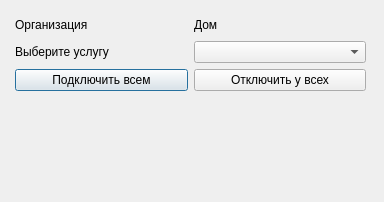
<?xml version="1.0" encoding="UTF-8"?>
<ui version="4.0">
 <class>MassOperations</class>
 <widget class="QDialog" name="MassOperations">
  <property name="geometry">
   <rect>
    <x>0</x>
    <y>0</y>
    <width>384</width>
    <height>202</height>
   </rect>
  </property>
  <property name="windowTitle">
   <string>Dialog</string>
  </property>
  <widget class="QWidget" name="verticalLayoutWidget">
   <property name="geometry">
    <rect>
     <x>10</x>
     <y>10</y>
     <width>361</width>
     <height>181</height>
    </rect>
   </property>
   <layout class="QVBoxLayout" name="verticalLayout">
    <property name="leftMargin">
     <number>5</number>
    </property>
    <property name="topMargin">
     <number>5</number>
    </property>
    <property name="rightMargin">
     <number>5</number>
    </property>
    <property name="bottomMargin">
     <number>0</number>
    </property>
    <item>
     <layout class="QHBoxLayout" name="horizontalLayout">
      <property name="topMargin">
       <number>3</number>
      </property>
      <property name="bottomMargin">
       <number>3</number>
      </property>
      <item>
       <widget class="QLabel" name="lbl_org">
        <property name="text">
         <string>Организация</string>
        </property>
       </widget>
      </item>
      <item>
       <widget class="QLabel" name="lbl_home">
        <property name="text">
         <string>Дом</string>
        </property>
       </widget>
      </item>
     </layout>
    </item>
    <item>
     <layout class="QHBoxLayout" name="horizontalLayout_2">
      <item>
       <widget class="QLabel" name="label_3">
        <property name="text">
         <string>Выберите услугу</string>
        </property>
       </widget>
      </item>
      <item>
       <widget class="QComboBox" name="cmBx_Usluga"/>
      </item>
     </layout>
    </item>
    <item>
     <layout class="QHBoxLayout" name="horizontalLayout_3">
      <item>
       <widget class="QPushButton" name="pBtn_Add">
        <property name="text">
         <string>Подключить всем</string>
        </property>
       </widget>
      </item>
      <item>
       <widget class="QPushButton" name="pBtn_Delete">
        <property name="text">
         <string>Отключить у всех</string>
        </property>
       </widget>
      </item>
     </layout>
    </item>
    <item>
     <spacer name="verticalSpacer">
      <property name="orientation">
       <enum>Qt::Vertical</enum>
      </property>
      <property name="sizeHint" stdset="0">
       <size>
        <width>20</width>
        <height>40</height>
       </size>
      </property>
     </spacer>
    </item>
   </layout>
  </widget>
 </widget>
 <resources/>
 <connections/>
</ui>
